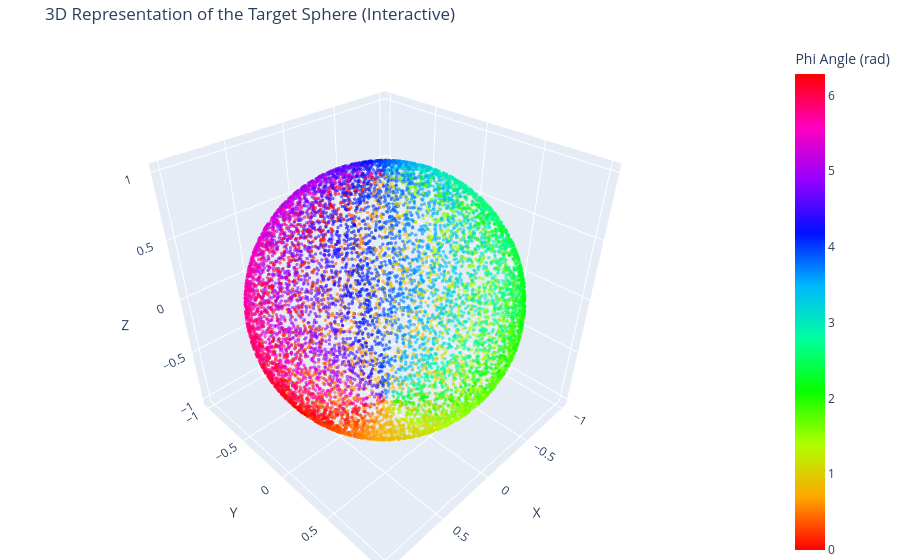

The cell this chart's notebook holds for it:
### Code cell
import plotly.graph_objects as go
import numpy as np

# Supponiamo che tu abbia già estratto x, y, z e phi_angles come prima:
x = Y_cartesian[:, 0].cpu().numpy()
y = Y_cartesian[:, 1].cpu().numpy()
z = Y_cartesian[:, 2].cpu().numpy()
phi_angles = X_angles[:, 1].cpu().numpy()

# Creiamo la figura 3D
fig = go.Figure(data=[go.Scatter3d(
    x=x,
    y=y,
    z=z,
    mode='markers',
    marker=dict(
        size=2,
        color=phi_angles,  # Usiamo phi per il colore
        colorscale='hsv',  # La stessa mappa di colori ciclica
        opacity=0.6,
        colorbar=dict(title="Phi Angle (rad)")
    )
)])

# Miglioriamo il layout per renderlo un cubo perfetto
fig.update_layout(
    title="3D Representation of the Target Sphere (Interactive)",
    scene=dict(
        xaxis_title='X',
        yaxis_title='Y',
        zaxis_title='Z',
        aspectmode='cube' # Mantiene le proporzioni corrette della sfera
    ),
    margin=dict(l=0, r=0, b=0, t=40)
)

fig.show()

### Figure 1 — Plotly figure (JSON) as saved in the notebook; plotly's stock layout.template omitted (floating-point values rounded to 4 significant figures; data arrays with more than 128 entries replaced by an {"elided": "..."} marker saying what was removed)
{"data": [{"marker": {"color": {"elided": "10000 float values"}, "colorbar": {"title": {"text": "Phi Angle (rad)"}}, "colorscale": [[0, "#ff0000"], [0.1111, "#ffa700"], [0.2222, "#afff00"], [0.3333, "#08ff00"], [0.4444, "#00ff9f"], [0.5556, "#00b7ff"], [0.6667, "#0010ff"], [0.7778, "#9700ff"], [0.8889, "#ff00bf"], [1, "#ff0000"]], "opacity": 0.6, "size": 2}, "mode": "markers", "type": "scatter3d", "x": {"elided": "10000 float values"}, "y": {"elided": "10000 float values"}, "z": {"elided": "10000 float values"}}], "layout": {"margin": {"b": 0, "l": 0, "r": 0, "t": 40}, "scene": {"aspectmode": "cube", "xaxis": {"title": {"text": "X"}}, "yaxis": {"title": {"text": "Y"}}, "zaxis": {"title": {"text": "Z"}}}, "title": {"text": "3D Representation of the Target Sphere (Interactive)"}}}
